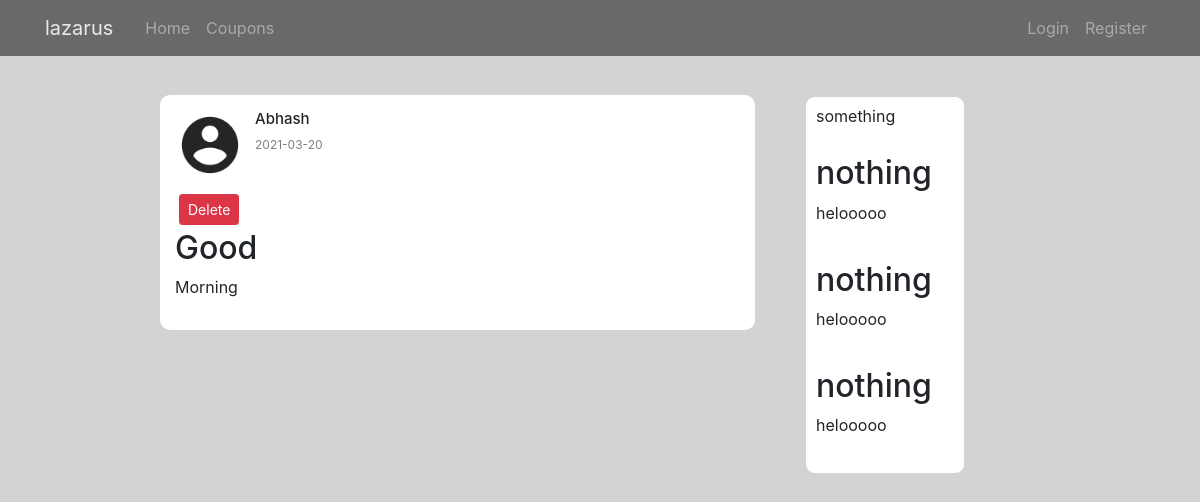
Screenshot of /post/2 with the database file from the repository.
### appmain/models.py (models this page shows, shortened)
class User(db.Model, UserMixin):
    id = db.Column(db.Integer, primary_key=True)
    username = db.Column(db.String(20), unique=True, nullable=False)
    email = db.Column(db.String(120), unique=True, nullable=False)
    image_file = db.Column(db.String(20), nullable=False, default='default.jpg')
    password = db.Column(db.String(60), nullable=False)
    posts = db.relationship('Post', backref='author', lazy=True)
    token_count=db.Column(db.Integer,nullable=False,default=0)
    flag_count=db.Column(db.Integer,nullable=False,default=0)

class Post(db.Model):
    id = db.Column(db.Integer, primary_key=True)
    title = db.Column(db.String(100), nullable=False)
    content = db.Column(db.Text, nullable=False)
    date_posted = db.Column(db.DateTime, nullable=False, default=datetime.utcnow)
    user_id = db.Column(db.Integer, db.ForeignKey('user.id'), nullable=False)

### appmain/routes.py (the view)
@app.route("/post/<int:post_id>")
def post(post_id):
    post = Post.query.get_or_404(post_id)
    return render_template('post.html', title=post.title, post=post)

### appmain/templates/post.html (shortened to what this page needs)
{% extends "layout.html" %}
{% block content %}
<div class="row">
  <div class="col-md-1"></div>
  <div class="col-md-7 mt-5">
<div class="feed">
<div class="post">
    <div class="post_header">
      <img class="rounded-circle article-img" src="{{ url_for('static',filename='profile/' + post.author.image_file)}}"
  <img class="fas fa-user "></img>
  <div class="post_info">
    <h2>{{post.author.username}}</h2>
    <p>{{post.date_posted.strftime('%Y-%m-%d')}}</p>
  </div>
  </div>
  <button type="button" class="btn btn-danger btn-sm m-1" data-toggle="modal" data-target="#deleteModal">Delete</button>
    <div class="post_body">
        <h2>{{ post.title }}</h2>
  <p>{{post.content}}</p>
  </div>
  </div>
</div>
</div>
  <div class="col-md-2 mt-5">
<div class="widgets mt-5 d-none d-md-block">
    <div class="widgets_header">
      <h2>something</h2>
    </div>
    <div class="widgets_article">
  <div class="widgets_articleright">
    <h2>nothing</h2>
    <P>helooooo</P>
  </div>
  </div>
  <div class="widgets_article">
    <div class="widgets_articleright">
      <h2>nothing</h2>
      <P>helooooo</P>
    </div>
    </div>
    <div class="widgets_article">
      <div class="widgets_articleright">
        <h2>nothing</h2>
        <P>helooooo</P>
      </div>
      </div>
    </div>
  </div>
</div>
  {% endblock content %}

### appmain/static/style.css (style rules this page uses)
* { margin: 0; padding: 0; }
body { background-color: lightgrey; background-image: url(static/profile/back.jpg); }
.feed { flex: 0.6; margin: 0 20px; margin-top: 47px; }
.post { background-color: white; padding: 15px; margin-bottom: 10px; border-radius: 10px; }
.post_header { display: flex; margin-bottom: 10px; }
.post_info { margin-left: 10px; }
.post_info p { font-size: 12px; color: gray; }
.post_info h2 { font-size: 15px; }
.widgets { position: sticky; top: 80px; float: 0.2; background-color: white; border-radius: 10px; border: 1px solid lightgrey; height: fit-content; padding-bottom: 10px; }
.widgets_header { display: flex; align-items: center; justify-content: space-between; padding: 10px; }
.widgets_header h2 { font-size: 16px; font-weight: 400; }
.widgets_article { display: flex; padding: 10px; }
.article-img { height: 70px; width: 70px; }

### rows the page displays
User: image_file (placeholder picture), author.username "Abhash"
Post: date_posted "2021-03-20", title "Good", content "Morning"
